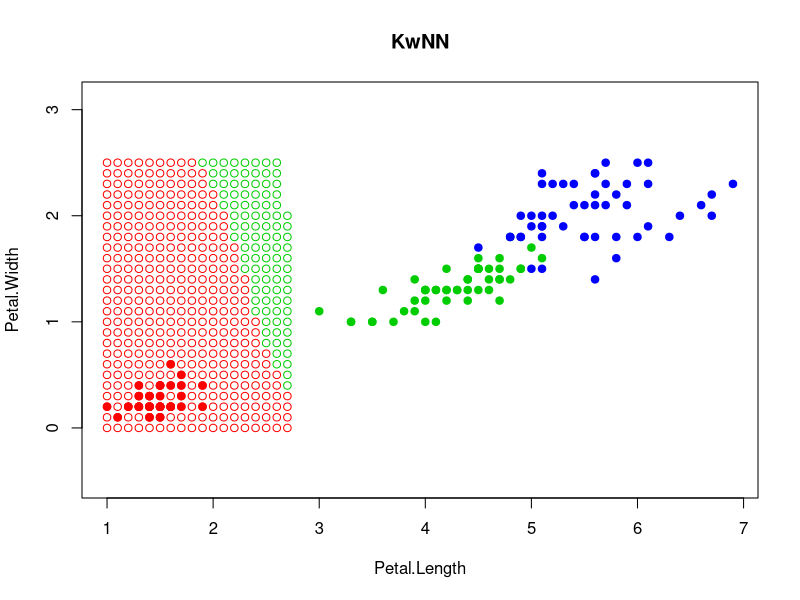

Source code (R): (Note: a time limit stopped this script after it produced the figure.)
colors <- c("setosa" = "red", "versicolor" = "green3", "virginica" = "blue")
plot(iris[, 3:4], pch = 21, bg = colors[iris$Species], col = colors[iris$Species], asp = 1, main ="KwNN")

euclideanDistance <- function(u, v) 
{
  sqrt(sum((u - v) ^ 2))
}

sortObjectsByDist <- function(xl, z, metricFunction = euclideanDistance)
{
   l <- dim(xl)[1] 
   n <- dim(xl)[2] - 1
   distances <- matrix(NA, l, 2) 
   for (i in 1:l) 
   {
      distances[i,] <- c(i, metricFunction(xl[i, 1:n], z))
   }
   orderedXl <- xl[order(distances[, 2]),] 
   return (orderedXl)
}
  
kwNN <- function(xl, z, k, q) 
{ 
  orderedXl <- sortObjectsByDist(xl, z) 
  n <- dim(orderedXl)[2] - 1 
  m <- matrix(c('setosa','versicolor', 'virginica', 0, 0, 0), nrow = 3, ncol = 2)
  
  for(i in 1:k){ 
    orderedXl[i, 4] = q^i 
  } 
  classes <- orderedXl[1:k, (n+1):(n+2)]
  
  m[1,2]=sum(classes[classes$Species=='setosa', 2])
  m[2,2]=sum(classes[classes$Species=='versicolor', 2])
  m[3,2]=sum(classes[classes$Species=='virginica', 2])
  class <- m[,1][which.max(m[,2])]
  return (class) 
}

   xl <- iris[, 3:5] 
   for(x in seq(1,7,0.1)){
    for(y in seq(0,2.5,0.1)){
    z <- c(x, y)
    class <- kwNN(xl, z, k=7, q=0.8) 
    points(z[1], z[2], pch = 1, col = colors[class], asp = 1)     
  } 
}
